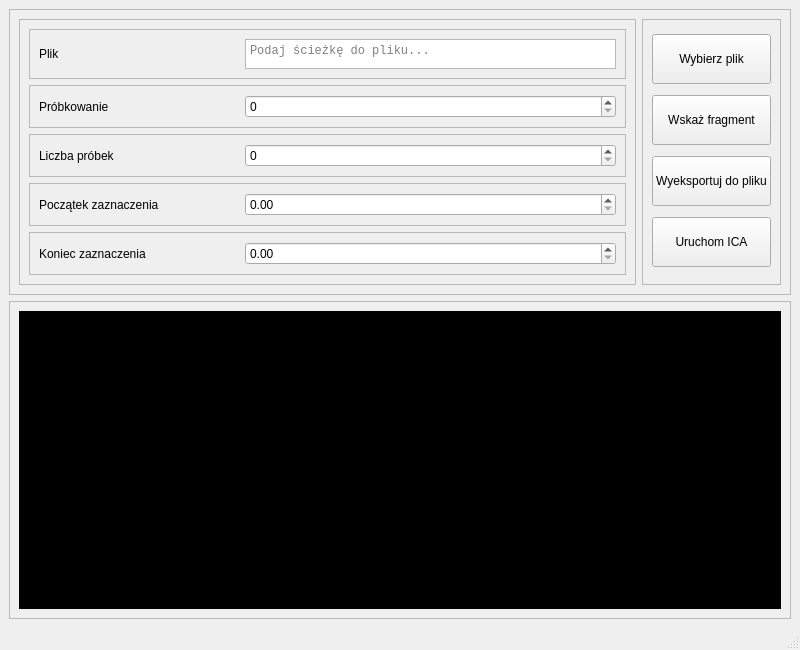
<?xml version="1.0" encoding="UTF-8"?>
<ui version="4.0">
 <class>MainWindow</class>
 <widget class="QMainWindow" name="MainWindow">
  <property name="geometry">
   <rect>
    <x>0</x>
    <y>0</y>
    <width>800</width>
    <height>650</height>
   </rect>
  </property>
  <property name="sizePolicy">
   <sizepolicy hsizetype="Preferred" vsizetype="MinimumExpanding">
    <horstretch>4</horstretch>
    <verstretch>0</verstretch>
   </sizepolicy>
  </property>
  <property name="minimumSize">
   <size>
    <width>670</width>
    <height>555</height>
   </size>
  </property>
  <property name="baseSize">
   <size>
    <width>800</width>
    <height>650</height>
   </size>
  </property>
  <property name="windowTitle">
   <string>ICA - GUI</string>
  </property>
  <widget class="QWidget" name="centralwidget">
   <layout class="QVBoxLayout" name="verticalLayout_6">
    <item>
     <widget class="QFrame" name="frame_2">
      <property name="sizePolicy">
       <sizepolicy hsizetype="Preferred" vsizetype="Fixed">
        <horstretch>0</horstretch>
        <verstretch>0</verstretch>
       </sizepolicy>
      </property>
      <property name="frameShape">
       <enum>QFrame::StyledPanel</enum>
      </property>
      <property name="frameShadow">
       <enum>QFrame::Raised</enum>
      </property>
      <layout class="QHBoxLayout" name="horizontalLayout_7">
       <item>
        <widget class="QFrame" name="frame_11">
         <property name="minimumSize">
          <size>
           <width>200</width>
           <height>0</height>
          </size>
         </property>
         <property name="frameShape">
          <enum>QFrame::StyledPanel</enum>
         </property>
         <property name="frameShadow">
          <enum>QFrame::Raised</enum>
         </property>
         <layout class="QGridLayout" name="gridLayout">
          <item row="1" column="0">
           <widget class="QFrame" name="frame_12">
            <property name="frameShape">
             <enum>QFrame::StyledPanel</enum>
            </property>
            <property name="frameShadow">
             <enum>QFrame::Raised</enum>
            </property>
            <layout class="QHBoxLayout" name="horizontalLayout_8">
             <item>
              <widget class="QLabel" name="label_6">
               <property name="maximumSize">
                <size>
                 <width>200</width>
                 <height>19</height>
                </size>
               </property>
               <property name="text">
                <string>Próbkowanie</string>
               </property>
              </widget>
             </item>
             <item>
              <widget class="QSpinBox" name="spinBox_3">
               <property name="maximumSize">
                <size>
                 <width>16777215</width>
                 <height>16777215</height>
                </size>
               </property>
               <property name="maximum">
                <number>500000</number>
               </property>
               <property name="singleStep">
                <number>10</number>
               </property>
              </widget>
             </item>
            </layout>
           </widget>
          </item>
          <item row="4" column="0">
           <widget class="QFrame" name="frame_13">
            <property name="frameShape">
             <enum>QFrame::StyledPanel</enum>
            </property>
            <property name="frameShadow">
             <enum>QFrame::Raised</enum>
            </property>
            <layout class="QHBoxLayout" name="horizontalLayout_9">
             <item>
              <widget class="QLabel" name="label_7">
               <property name="maximumSize">
                <size>
                 <width>200</width>
                 <height>16777215</height>
                </size>
               </property>
               <property name="text">
                <string>Koniec zaznaczenia</string>
               </property>
              </widget>
             </item>
             <item>
              <widget class="QDoubleSpinBox" name="doubleSpinBox_3"/>
             </item>
            </layout>
           </widget>
          </item>
          <item row="0" column="0">
           <widget class="QFrame" name="frame_4">
            <property name="frameShape">
             <enum>QFrame::StyledPanel</enum>
            </property>
            <property name="frameShadow">
             <enum>QFrame::Raised</enum>
            </property>
            <layout class="QHBoxLayout" name="horizontalLayout_10">
             <item>
              <widget class="QLabel" name="label_8">
               <property name="minimumSize">
                <size>
                 <width>200</width>
                 <height>0</height>
                </size>
               </property>
               <property name="maximumSize">
                <size>
                 <width>200</width>
                 <height>16777215</height>
                </size>
               </property>
               <property name="text">
                <string>Plik</string>
               </property>
              </widget>
             </item>
             <item>
              <widget class="QTextEdit" name="textEdit_2">
               <property name="enabled">
                <bool>true</bool>
               </property>
               <property name="maximumSize">
                <size>
                 <width>16777215</width>
                 <height>30</height>
                </size>
               </property>
               <property name="font">
                <font>
                 <family>Monospace</family>
                 <pointsize>9</pointsize>
                </font>
               </property>
               <property name="contextMenuPolicy">
                <enum>Qt::PreventContextMenu</enum>
               </property>
               <property name="autoFillBackground">
                <bool>true</bool>
               </property>
               <property name="documentTitle">
                <string/>
               </property>
               <property name="readOnly">
                <bool>true</bool>
               </property>
               <property name="placeholderText">
                <string>Podaj ścieżkę do pliku...</string>
               </property>
              </widget>
             </item>
            </layout>
           </widget>
          </item>
          <item row="2" column="0">
           <widget class="QFrame" name="frame_14">
            <property name="frameShape">
             <enum>QFrame::StyledPanel</enum>
            </property>
            <property name="frameShadow">
             <enum>QFrame::Raised</enum>
            </property>
            <layout class="QHBoxLayout" name="horizontalLayout_11">
             <item>
              <widget class="QLabel" name="label_9">
               <property name="maximumSize">
                <size>
                 <width>200</width>
                 <height>16777215</height>
                </size>
               </property>
               <property name="text">
                <string>Liczba próbek</string>
               </property>
              </widget>
             </item>
             <item>
              <widget class="QSpinBox" name="spinBox_4"/>
             </item>
            </layout>
           </widget>
          </item>
          <item row="3" column="0">
           <widget class="QFrame" name="frame_15">
            <property name="frameShape">
             <enum>QFrame::StyledPanel</enum>
            </property>
            <property name="frameShadow">
             <enum>QFrame::Raised</enum>
            </property>
            <layout class="QHBoxLayout" name="horizontalLayout_12">
             <item>
              <widget class="QLabel" name="label_10">
               <property name="maximumSize">
                <size>
                 <width>200</width>
                 <height>16777215</height>
                </size>
               </property>
               <property name="text">
                <string>Początek zaznaczenia</string>
               </property>
              </widget>
             </item>
             <item>
              <widget class="QDoubleSpinBox" name="doubleSpinBox_4"/>
             </item>
            </layout>
           </widget>
          </item>
         </layout>
        </widget>
       </item>
       <item>
        <widget class="QFrame" name="frame_5">
         <property name="frameShape">
          <enum>QFrame::StyledPanel</enum>
         </property>
         <property name="frameShadow">
          <enum>QFrame::Raised</enum>
         </property>
         <layout class="QVBoxLayout" name="verticalLayout_3">
          <item>
           <widget class="QPushButton" name="pushButton_5">
            <property name="sizePolicy">
             <sizepolicy hsizetype="Minimum" vsizetype="Expanding">
              <horstretch>0</horstretch>
              <verstretch>0</verstretch>
             </sizepolicy>
            </property>
            <property name="maximumSize">
             <size>
              <width>16777215</width>
              <height>50</height>
             </size>
            </property>
            <property name="text">
             <string>Wybierz plik</string>
            </property>
           </widget>
          </item>
          <item>
           <widget class="QPushButton" name="pushButton_6">
            <property name="sizePolicy">
             <sizepolicy hsizetype="Minimum" vsizetype="Expanding">
              <horstretch>0</horstretch>
              <verstretch>0</verstretch>
             </sizepolicy>
            </property>
            <property name="minimumSize">
             <size>
              <width>0</width>
              <height>50</height>
             </size>
            </property>
            <property name="maximumSize">
             <size>
              <width>16777215</width>
              <height>50</height>
             </size>
            </property>
            <property name="text">
             <string>Wskaż fragment</string>
            </property>
           </widget>
          </item>
          <item>
           <widget class="QPushButton" name="pushButton_7">
            <property name="sizePolicy">
             <sizepolicy hsizetype="Minimum" vsizetype="Expanding">
              <horstretch>0</horstretch>
              <verstretch>0</verstretch>
             </sizepolicy>
            </property>
            <property name="maximumSize">
             <size>
              <width>16777215</width>
              <height>50</height>
             </size>
            </property>
            <property name="text">
             <string>Wyeksportuj do pliku</string>
            </property>
           </widget>
          </item>
          <item>
           <widget class="QPushButton" name="pushButton_8">
            <property name="sizePolicy">
             <sizepolicy hsizetype="Minimum" vsizetype="Expanding">
              <horstretch>0</horstretch>
              <verstretch>0</verstretch>
             </sizepolicy>
            </property>
            <property name="maximumSize">
             <size>
              <width>16777215</width>
              <height>50</height>
             </size>
            </property>
            <property name="text">
             <string>Uruchom ICA</string>
            </property>
           </widget>
          </item>
         </layout>
        </widget>
       </item>
      </layout>
     </widget>
    </item>
    <item>
     <widget class="QFrame" name="frame_16">
      <property name="sizePolicy">
       <sizepolicy hsizetype="Preferred" vsizetype="Expanding">
        <horstretch>0</horstretch>
        <verstretch>0</verstretch>
       </sizepolicy>
      </property>
      <property name="minimumSize">
       <size>
        <width>300</width>
        <height>200</height>
       </size>
      </property>
      <property name="sizeIncrement">
       <size>
        <width>500</width>
        <height>200</height>
       </size>
      </property>
      <property name="baseSize">
       <size>
        <width>500</width>
        <height>200</height>
       </size>
      </property>
      <property name="frameShape">
       <enum>QFrame::StyledPanel</enum>
      </property>
      <property name="frameShadow">
       <enum>QFrame::Raised</enum>
      </property>
      <layout class="QVBoxLayout" name="verticalLayout_4">
       <item>
        <widget class="QWidget" name="widget_3" native="true">
         <property name="baseSize">
          <size>
           <width>0</width>
           <height>0</height>
          </size>
         </property>
         <property name="styleSheet">
          <string notr="true">background-color: rgb(0, 0, 0);</string>
         </property>
        </widget>
       </item>
      </layout>
     </widget>
    </item>
   </layout>
  </widget>
  <widget class="QStatusBar" name="statusbar"/>
 </widget>
 <resources/>
 <connections/>
</ui>
